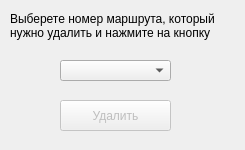
<?xml version="1.0" encoding="UTF-8"?>
<ui version="4.0">
 <class>DialogAboutDeletingRoute</class>
 <widget class="QDialog" name="DialogAboutDeletingRoute">
  <property name="geometry">
   <rect>
    <x>0</x>
    <y>0</y>
    <width>245</width>
    <height>150</height>
   </rect>
  </property>
  <property name="windowTitle">
   <string>Dialog</string>
  </property>
  <widget class="QComboBox" name="comboBox">
   <property name="enabled">
    <bool>true</bool>
   </property>
   <property name="geometry">
    <rect>
     <x>60</x>
     <y>60</y>
     <width>111</width>
     <height>21</height>
    </rect>
   </property>
   <property name="sizePolicy">
    <sizepolicy hsizetype="Preferred" vsizetype="Fixed">
     <horstretch>0</horstretch>
     <verstretch>0</verstretch>
    </sizepolicy>
   </property>
   <property name="maximumSize">
    <size>
     <width>150</width>
     <height>16777215</height>
    </size>
   </property>
  </widget>
  <widget class="QPushButton" name="pushButton">
   <property name="enabled">
    <bool>false</bool>
   </property>
   <property name="geometry">
    <rect>
     <x>60</x>
     <y>100</y>
     <width>111</width>
     <height>31</height>
    </rect>
   </property>
   <property name="text">
    <string>Удалить</string>
   </property>
  </widget>
  <widget class="QLabel" name="label">
   <property name="geometry">
    <rect>
     <x>10</x>
     <y>10</y>
     <width>216</width>
     <height>32</height>
    </rect>
   </property>
   <property name="styleSheet">
    <string notr="true">font: 10pt &quot;MS Shell Dlg 2&quot;;
</string>
   </property>
   <property name="text">
    <string>Выберете номер маршрута, который
нужно удалить и нажмите на кнопку</string>
   </property>
  </widget>
 </widget>
 <resources/>
 <connections/>
</ui>
